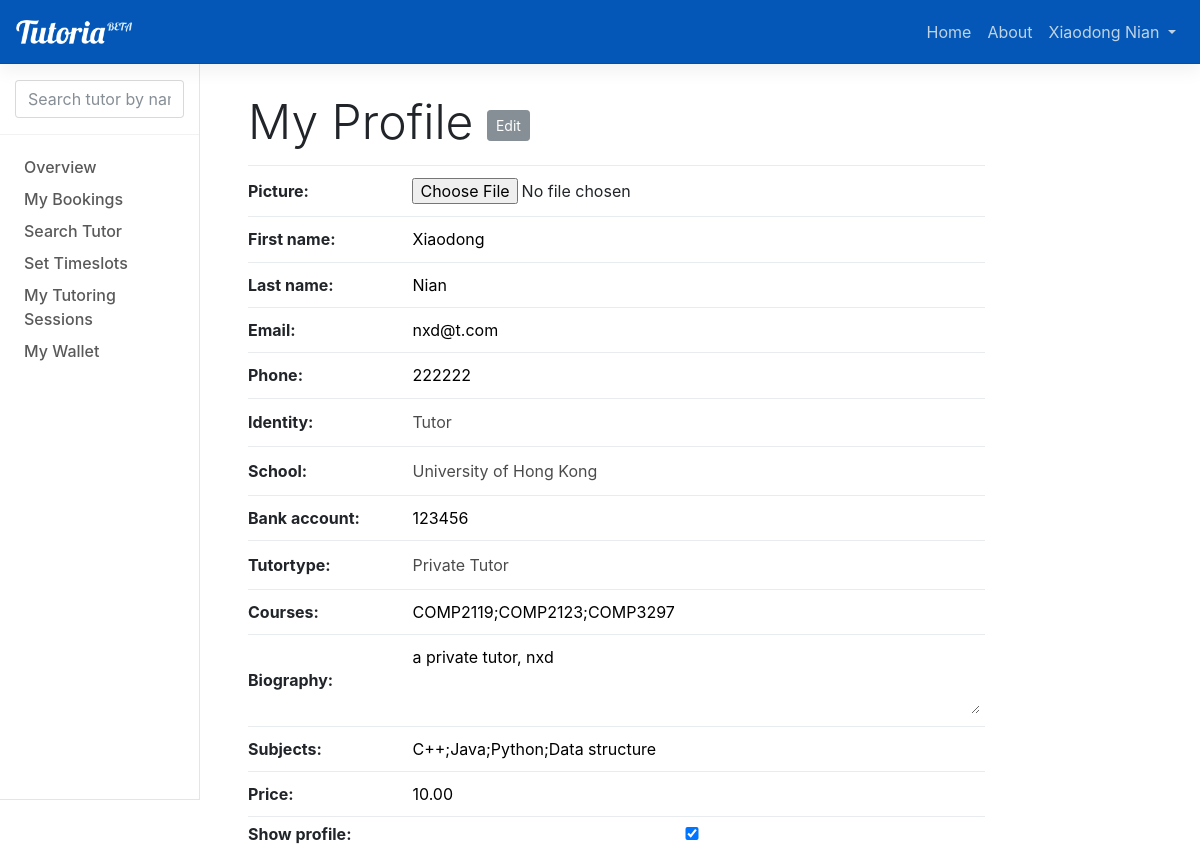
Page /profile/ (signed in) on the earlier database version.
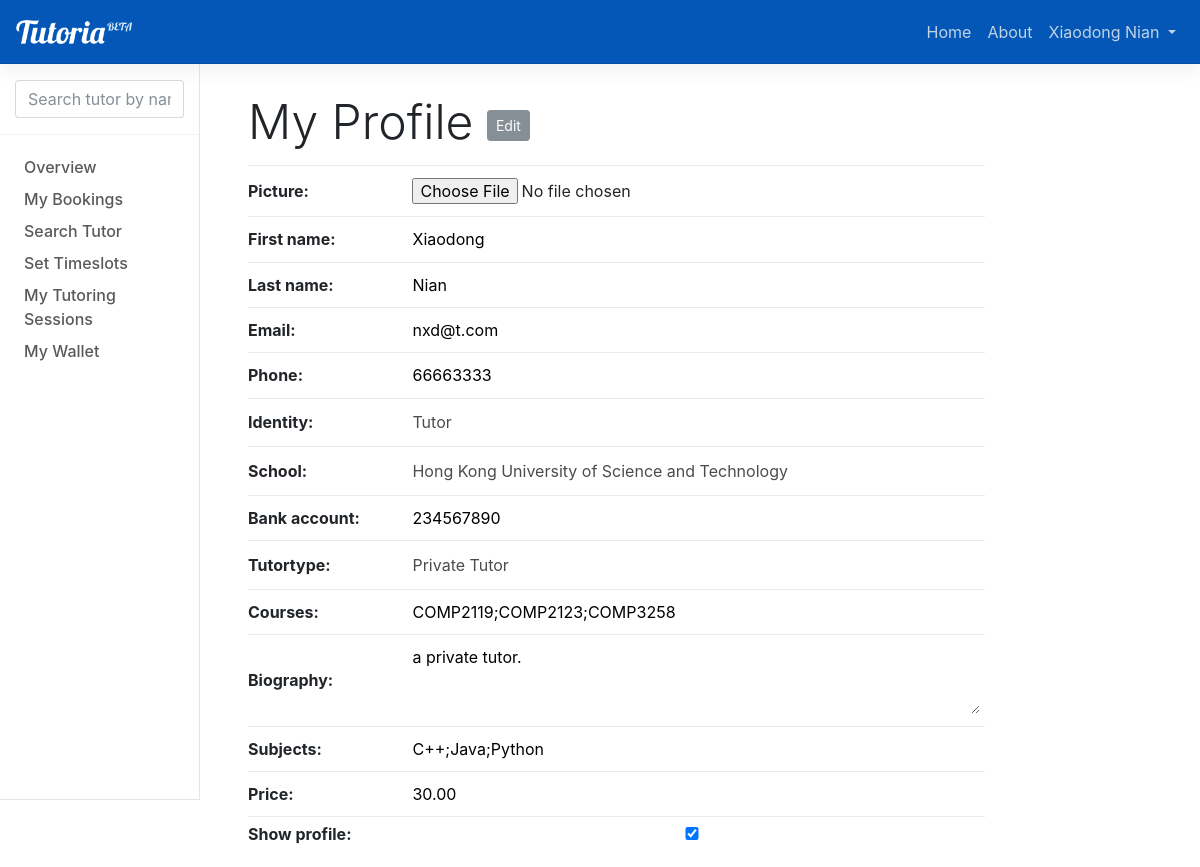
Same page on the later database version.
### home/models.py (models this page shows, shortened)
class Profile(models.Model):
    user = models.OneToOneField(User, on_delete=models.CASCADE)
    IDENTITY_CHOICES = (('S', 'Student'),('T', 'Tutor'))
    identity = models.CharField(max_length=2, choices=IDENTITY_CHOICES, default='S')
    SCHOOL_CHOICES = (('1', 'University of Hong Kong'),('2', 'Hong Kong University of Science and Technology'),
        ('3', 'Chinese University of Hong Kong'), ('4', 'City University of Hong Kong'),
        ('5', 'The Hong Kong Polytechnic University'), ('6', 'Hong Kong Baptist University'))
    SCHOOL_CHOICES_DICT = dict((x, y) for x, y in SCHOOL_CHOICES)
    school = models.CharField(max_length=2, choices=SCHOOL_CHOICES, default='1')
    phone = models.CharField(max_length=30)
    picture = models.ImageField(upload_to='static/assets/img/avatar/',
                                default='static/assets/img/avatar/def_avatar.png')
    wallet = models.ForeignKey(Wallet, on_delete=models.CASCADE, null=True)

class Tutorprofile(models.Model):
    user = models.OneToOneField(User, on_delete=models.CASCADE)
    TUTOR_CHOICES = ('P', 'Private Tutor'),('C', 'Contracted Tutor')
    tutortype = models.CharField(max_length=2, choices=TUTOR_CHOICES, default='P')
    courses = models.TextField(blank=True)
    biography = models.TextField(blank=True)
    subjects = models.TextField(blank=True)
    price = models.DecimalField(default=0.00, max_digits=10, decimal_places=2)
    show_profile = models.BooleanField(default = True)

### transaction/models.py (models this page shows, shortened)
class Wallet(models.Model):
    user = models.ForeignKey(User, on_delete=models.CASCADE, related_name='wallet_owner')
    balance = models.DecimalField(default=0.00, max_digits=10, decimal_places=2)
    bank_account = models.CharField(max_length=30, blank = True)

### home/views.py (the view, shortened to what this page needs)
# urls.py: url(r'^profile/$', home_views.editProfile, name='profile'),
@login_required
def editProfile(request):
    save_msg = None
    form = EditProfileForm(request.user)
    return render(request, 'profile.html', {'form': form, 'save_msg': save_msg})

### tutoria/templates/profile.html (shortened to what this page needs)
{% extends 'nav.html' %}
{% block stylesheet %}
  <link href="/static/css/catalogue.css" rel="stylesheet">
{% endblock %}
{% block menu %}
    {% if user.is_authenticated %}
        <div class="bd-toc-item">
            <a class="bd-toc-link" href="{% url 'home' %}">
                Overview
            </a>
        </div>
        <div class="bd-toc-item">
            <a class="bd-toc-link" href="{% url 'session' %}">
                My Bookings
            </a>
        </div>
        <div class="bd-toc-item">
            <a class="bd-toc-link" href="{% url 'search' %}">
                Search Tutor
            </a>
        </div>
        {% if user.profile.identity == 'T' %}
            <div class="bd-toc-item">
                <a class="bd-toc-link" href="{% url 'offerslot' %}">
                    Set Timeslots
                </a>
            </div>
            <div class="bd-toc-item">
                <a class="bd-toc-link" href="{% url 'sessionTutoring' %}">
                    My Tutoring Sessions
                </a>
            </div>
        {% endif %}
        <div class="bd-toc-item">
            <a class="bd-toc-link" href="{% url 'wallet' %}">
                My Wallet
            </a>
        </div>
    {% endif %}
{% endblock %}
{% block content %}
<h1 class="bd-title">
    My Profile
    <button class="btn btn-secondary btn-sm" type="button" id="edit-profile-btn">Edit</button>
</h1>
<form class="info-box" id="profile-form" method="POST" enctype="multipart/form-data">
    <table class="table table-sm">
        <tbody>
            {% for field in form %}
            <tr>
                <th>
                    {{ field.label_tag }}
                </th>
                <td>
                    {{ field }}
                </td>
            </tr>
            {% endfor %}
        </tbody>
    </table>
</form>
{% endblock %}

### tutoria/templates/nav.html (shortened to what this page needs)
<!DOCTYPE html>
<html lang="en">
<head>
    <link href="/static/dist/css/bootstrap.min.css" rel="stylesheet">
    <link href="/static/assets/css/docs.min.css" rel="stylesheet">
    <link href="/static/css/nav.css" rel="stylesheet">
    {% block stylesheet %}{% endblock %}
    <header class="navbar navbar-expand navbar-dark flex-column flex-md-row bd-navbar">
        <a class="navbar-brand mr-0 mr-md-2" href="/" aria-label="Tutoria">
            <img src="/static/assets/brand/tutoria-logo-beta-white.png" alt="brand">
        </a>
        <ul class="navbar-nav bd-navbar-nav flex-row ml-md-auto d-md-flex">
            <li class="nav-item">
                <a class="nav-link" href="/">Home</a>
            </li>
            <li class="nav-item">
                <a class="nav-link" href="{% url 'about'%}">About</a>
            </li>
            {% if user.is_authenticated %}
                <li class="nav-item dropdown">
                    <a class="nav-link dropdown-toggle" href="#" id="navbarDropdown" role="button" data-toggle="dropdown" aria-haspopup="true" aria-expanded="false">
                        <span>{{ user.get_full_name }}</span>
                    </a>
                </li>
            {% else %}
                <li class="nav-item">
                    <a class="nav-link p-2" href="{% url 'login' %}">Log In</a>
                </li>
            {% endif %}
        </ul>
    </header>
    <div class="container-fluid">
        <div class="row flex-xl-nowrap">
            <div class="col-12 col-md-3 col-xl-2 bd-sidebar">
                <form class="bd-search d-flex align-items-center" action="{% url 'search' %}" method="post">
                    <span class="algolia-autocomplete" style="position: relative; display: inline-block; direction: ltr;">
                        <input type="text" class="form-control ds-input" id="search-input" name="name" placeholder="Search tutor by name..." aria-label="Quick search"
                            autocomplete="off" spellcheck="false" role="combobox" aria-autocomplete="list" aria-expanded="false"
                            aria-labelledby="search-input" aria-owns="algolia-autocomplete-listbox-0" dir="auto" style="position: relative; vertical-align: top;">
                    </span>
                </form>
                <nav class="collapse bd-links" id="bd-docs-nav">
                    {% block menu %}
                    {% endblock %}
                </nav>
            </div>
            <main class="col-12 col-md-9 col-xl-8 py-md-3 pl-md-5 bd-content" style="min-height: 100%" role="main">
                {% block content %}
                {% endblock %}
            </main>
        </div>
    </div>
    </body>
</html>

### static/css/nav.css (style rules this page uses)
.navbar-brand { line-height: 20px; }
.navbar-brand img { height: 24px; }
.bd-navbar { background-color: #0457b7; }
.bd-navbar .navbar-nav .nav-link { color: #bfd3e4; }
.bd-title { margin-bottom: 1rem; }

### static/css/catalogue.css (style rules this page uses)
.form-control-plaintext { padding: .4rem .5rem; width: 100% }
.custom-select:disabled { border: transparent; color: initial; background: initial; padding: .4rem .5rem; }
.info-box table { margin-bottom: 0; }
.info-box th { padding-left: 0; vertical-align: middle; }
.info-box td { vertical-align: middle; }
.info-box th label { margin: auto; }

Differences in the rows shown:
changed Profile: phone "222222" → "66663333"
changed Wallet: bank_account "123456" → "234567890"
changed Tutorprofile "Private Tutor": courses "COMP2119;COMP2123;COMP3297" → "COMP2119;COMP2123;COMP3258"; biography "a private tutor, nxd" → "a private tutor."; subjects "C++;Java;Python;Data structure" → "C++;Java;Python"; price "10.00" → "30.00"
Other differences:
form field school: "University of Hong Kong" → "Hong Kong University of Science and Technology"
